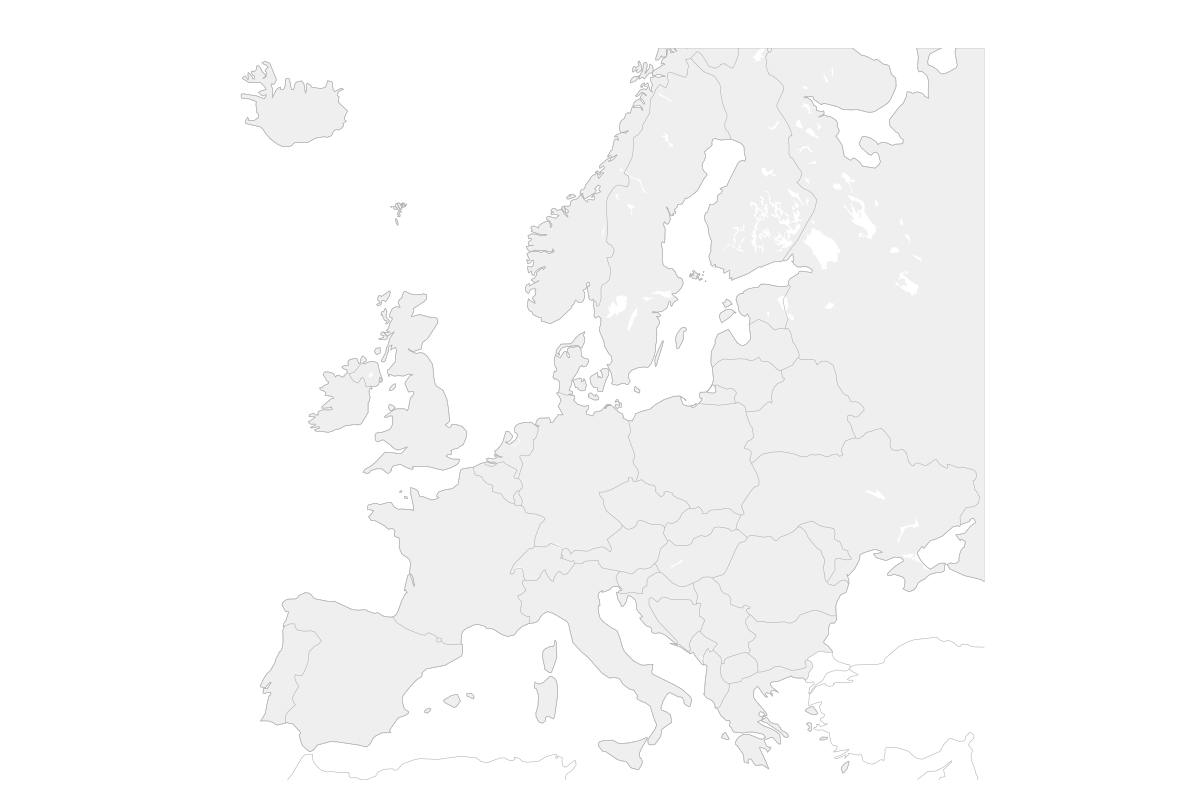

Write the Python code that produced this figure.
import json
import argparse
from pathlib import Path

import plotly.graph_objects as go

# Central config for map behavior and styling.
CONFIG = {
	"files": {
		"input": "mapping.json",
		"output": "map.svg",
	},
	"layout": {
		"title": "", # "TEF-Health Service Providers in Europe",
		"width": 1200,
		"height": 800,
		"background": "white",
		"margin": {"l": 20, "r": 20, "t": 48, "b": 20},
	},
	"coloring": {
		# Options:
		# - "country_color": use explicit country_color from mapping.json
		# - any other country-level field, e.g. "TEF_member_status": map value using value_colors
		# - None: no country highlighting (blank base map)
		"field": "TEF_member_status", # "country_color",
		"fallback_color": "#efefef",
		"value_colors": {
			"Partner": "#1f77b4",
			"Associate partner": "#2ca02c",
		},
		"country_border_color": "#9b9b9b",
		"country_border_width": 0.7,
	},
	"points": {
		"enabled": False,
		"size": 3,
		"fill": "#111111",
		"stroke": "#1a1a1a",
		"stroke_width": 1.0,
	},
	"map": {
		"scope": "europe",
		"resolution": 50,
		"show_land": True,
		"land_color": "#efefef",
		"show_coastlines": True,
		"coastline_color": "#b5b5b5",
		"coastline_width": 0.6,
		"show_countries": True,
		"country_line_color": "#a8a8a8",
		"country_line_width": 0.5,
		"show_subunits": False,
		"subunit_line_color": "#c7c7c7",
		"subunit_line_width": 0.4,
		"show_lakes": True,
		"lake_color": "#ffffff",
		"show_ocean": True,
		"ocean_color": "#ffffff",
		"show_frame": False,
		"zoom": {
			# Set any value to None to disable that zoom control.
			"center_lat": 54.0,
			"center_lon": 12.0,
			"projection_scale": 1.95,
			"lat_range": None, # [34.0, 71.0],
			"lon_range": None, # [-12.0, 40.0],
		},
	},
}


def parse_args():
	parser = argparse.ArgumentParser(description="Generate SVG map")
	parser.add_argument("--output", default="map.svg", help="Output SVG path")
	parser.add_argument("--mapping", default="mapping.json", help="Input mapping JSON path")
	parser.add_argument(
		"--tef",
		default=None,
		choices=["nodes", "partners", "all"],
		help="Optional TEF mode: nodes, partners, all",
	)
	parser.add_argument("--resolution", type=int, default=50, choices=[50, 110], help="Map resolution")
	return parser.parse_args()


def load_mapping(path):
	with open(path, "r", encoding="utf-8") as infile:
		data = json.load(infile)
	if not isinstance(data, list):
		raise ValueError("mapping.json must contain a list of countries")
	return data


def is_partner_country(country):
	status = str(country.get("TEF_member_status", "")).strip().lower()
	return "partner" in status


def resolve_country_color(country):
	coloring = CONFIG["coloring"]
	field = coloring["field"]

	if field is None:
		return None

	fallback_color = coloring["fallback_color"]
	if field == "country_color":
		return country.get("country_color") or fallback_color

	value = country.get(field)
	if value is None:
		return fallback_color

	return coloring["value_colors"].get(str(value), fallback_color)


def build_country_arrays(countries):
	country_names = []
	color_values = []
	hover_text = []
	provider_count = []
	coloring_field = CONFIG["coloring"]["field"]

	for country in countries:
		country_name = country.get("country")
		country_color = resolve_country_color(country)
		providers = country.get("providers", [])
		if not country_name:
			continue
		if coloring_field is not None and not country_color:
			continue
		country_names.append(country_name)
		color_values.append(country_color)
		provider_count.append(len(providers))

		hover_suffix = f"{len(providers)} providers"
		if coloring_field and coloring_field != "country_color":
			hover_suffix += f", {coloring_field}={country.get(coloring_field)}"
		hover_text.append(f"{country_name}: {hover_suffix}")

	if CONFIG["coloring"]["field"] is not None and not country_names:
		raise ValueError("No countries with both country and country_color found")
	return country_names, color_values, provider_count, hover_text


def build_provider_arrays(countries, partner_only=False):
	lats = []
	lons = []
	texts = []
	for country in countries:
		if partner_only and not is_partner_country(country):
			continue
		for provider in country.get("providers", []):
			coords = provider.get("coordinates", {})
			lat = coords.get("latitude")
			lon = coords.get("longitude")
			if lat is None or lon is None:
				continue
			lats.append(float(lat))
			lons.append(float(lon))
			texts.append(f"{provider.get('name', 'Provider')} ({provider.get('city', 'Unknown city')})")
	return lats, lons, texts


def build_svg(countries, output_path, tef_mode=None):
	country_names, color_values, provider_count, hover_text = build_country_arrays(countries)
	fig = go.Figure()

	# Keep a geo subplot alive even when both coloring and points are disabled.
	fig.add_trace(
		go.Scattergeo(
			lat=[0.0],
			lon=[0.0],
			mode="markers",
			hoverinfo="skip",
			marker={"size": 1, "color": "rgba(0,0,0,0)"},
			showlegend=False,
		)
	)

	if CONFIG["coloring"]["field"] is not None:
		for country_name, country_color, count, hover in zip(country_names, color_values, provider_count, hover_text):
			fig.add_trace(
				go.Choropleth(
					locationmode="country names",
					locations=[country_name],
					z=[count],
					text=[hover],
					hovertemplate="%{text}<extra></extra>",
					colorscale=[[0.0, country_color], [1.0, country_color]],
					marker_line_color=CONFIG["coloring"]["country_border_color"],
					marker_line_width=CONFIG["coloring"]["country_border_width"],
					showscale=False,
				)
			)

	partner_points_only = tef_mode in {"partners", "all"}
	lats, lons, texts = build_provider_arrays(countries, partner_only=partner_points_only)
	if CONFIG["points"]["enabled"] and lats:
		point_color = CONFIG["points"]["fill"]
		if tef_mode in {"partners", "all"}:
			point_color = CONFIG["coloring"]["value_colors"].get("Partner", point_color)
		fig.add_trace(
			go.Scattergeo(
				lat=lats,
				lon=lons,
				mode="markers",
				text=texts,
				hovertemplate="%{text}<extra></extra>",
				marker={
					"size": CONFIG["points"]["size"],
					"color": point_color,
					"line": {
						"color": CONFIG["points"]["stroke"],
						"width": CONFIG["points"]["stroke_width"],
					},
				},
				showlegend=False,
			)
		)

	zoom = CONFIG["map"]["zoom"]
	geo_updates = {
		"scope": CONFIG["map"]["scope"],
		"resolution": CONFIG["map"]["resolution"],
		"showland": CONFIG["map"]["show_land"],
		"landcolor": CONFIG["map"]["land_color"],
		"showcountries": CONFIG["map"]["show_countries"],
		"countrycolor": CONFIG["map"]["country_line_color"],
		"countrywidth": CONFIG["map"]["country_line_width"],
		"showcoastlines": CONFIG["map"]["show_coastlines"],
		"coastlinecolor": CONFIG["map"]["coastline_color"],
		"coastlinewidth": CONFIG["map"]["coastline_width"],
		"showsubunits": CONFIG["map"]["show_subunits"],
		"subunitcolor": CONFIG["map"]["subunit_line_color"],
		"subunitwidth": CONFIG["map"]["subunit_line_width"],
		"showlakes": CONFIG["map"]["show_lakes"],
		"lakecolor": CONFIG["map"]["lake_color"],
		"showocean": CONFIG["map"]["show_ocean"],
		"oceancolor": CONFIG["map"]["ocean_color"],
		"showframe": CONFIG["map"]["show_frame"],
		"bgcolor": CONFIG["layout"]["background"],
	}
	if zoom["center_lat"] is not None and zoom["center_lon"] is not None:
		geo_updates["center"] = {"lat": zoom["center_lat"], "lon": zoom["center_lon"]}
	if zoom["projection_scale"] is not None:
		geo_updates["projection_scale"] = zoom["projection_scale"]
	if zoom["lat_range"] is not None:
		geo_updates["lataxis_range"] = zoom["lat_range"]
	if zoom["lon_range"] is not None:
		geo_updates["lonaxis_range"] = zoom["lon_range"]

	fig.update_geos(
		**geo_updates,
	)
	fig.update_layout(
		title_text=CONFIG["layout"]["title"],
		paper_bgcolor=CONFIG["layout"]["background"],
		plot_bgcolor=CONFIG["layout"]["background"],
		margin=CONFIG["layout"]["margin"],
		showlegend=False,
	)

	output = Path(output_path)
	fig.write_image(
		str(output),
		format="svg",
		width=CONFIG["layout"]["width"],
		height=CONFIG["layout"]["height"],
	)


def main():
	args = parse_args()
	tef_mode = args.tef

	CONFIG["files"]["input"] = args.mapping
	CONFIG["files"]["output"] = args.output
	CONFIG["map"]["resolution"] = args.resolution

	if tef_mode == "nodes":
		CONFIG["coloring"]["field"] = "TEF_member_status"
		CONFIG["points"]["enabled"] = False
	elif tef_mode == "partners":
		CONFIG["coloring"]["field"] = None
		CONFIG["points"]["enabled"] = True
	elif tef_mode == "all":
		CONFIG["coloring"]["field"] = "TEF_member_status"
		CONFIG["points"]["enabled"] = True
	else:
		CONFIG["coloring"]["field"] = None
		CONFIG["points"]["enabled"] = False

	countries = load_mapping(CONFIG["files"]["input"])
	build_svg(countries, CONFIG["files"]["output"], tef_mode=tef_mode)


if __name__ == "__main__":
	main()
